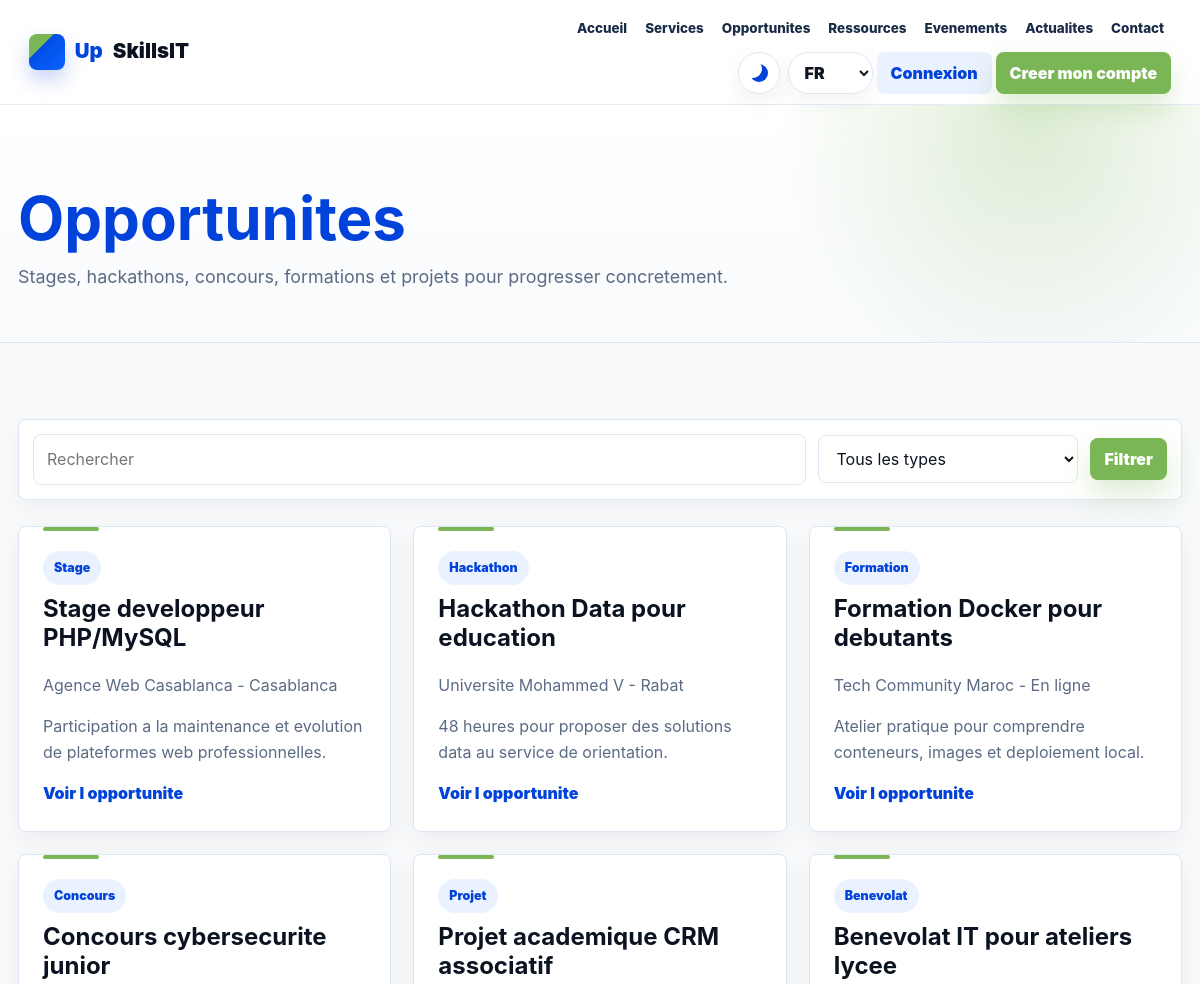
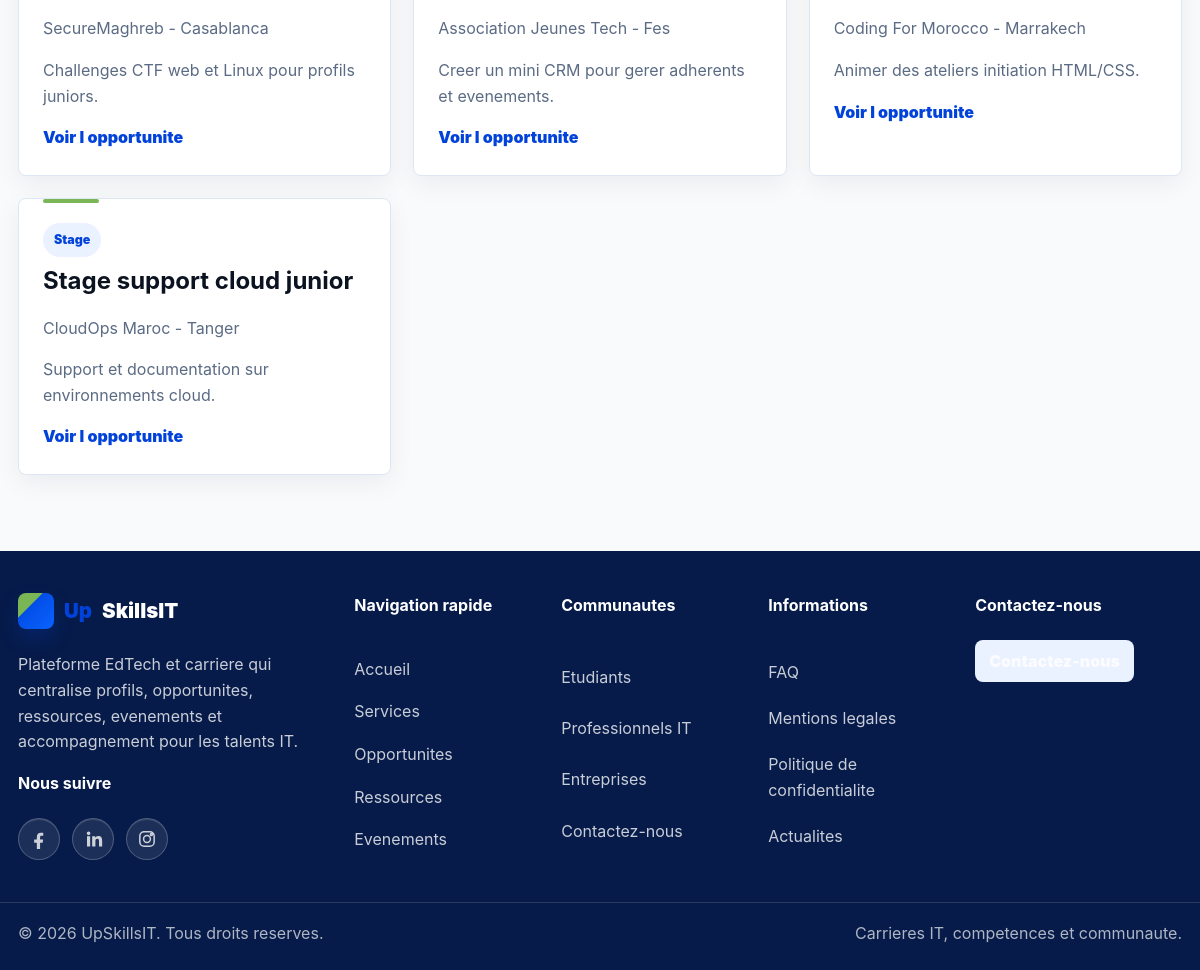
The page /opportunites on the database its author committed (2 pictures, top to bottom).
### tables this page shows
CREATE TABLE opportunities (
  id BIGINT UNSIGNED AUTO_INCREMENT PRIMARY KEY,
  title VARCHAR(190) NOT NULL,
  type VARCHAR(80) NOT NULL,
  organism VARCHAR(190) NOT NULL,
  description TEXT NOT NULL,
  target_profile TEXT,
  skills TEXT,
  location VARCHAR(150),
  deadline DATE,
  application_method TEXT,
  application_link VARCHAR(255),
  company_user_id BIGINT UNSIGNED NULL,
  status ENUM('draft','published','closed') NOT NULL DEFAULT 'draft',
  published_at DATETIME NULL,
  created_at TIMESTAMP DEFAULT CURRENT_TIMESTAMP,
  updated_at TIMESTAMP DEFAULT CURRENT_TIMESTAMP ON UPDATE CURRENT_TIMESTAMP,
  INDEX idx_opportunities_status_deadline (status,deadline),
  INDEX idx_opportunities_type_location (type,location),
  INDEX idx_opportunities_company (company_user_id),
  FOREIGN KEY(company_user_id) REFERENCES users(id) ON DELETE SET NULL
);

### app/Core/Controller.php (called while the page is built, shortened)
<?php
abstract class Controller
{
    protected function view(string $view, array $data = [], string $layout = 'main'): void
    {
        extract($data, EXTR_SKIP);
        $viewPath = APP_PATH . '/Views/' . $view . '.php';
        require $viewPath;
    }
}

### app/Controllers/PublicController.php (called while the page is built, shortened)
<?php
final class PublicController extends Controller
{
    public function opportunities(): void { $this->view('public/opportunities', ['title' => t('nav.opportunities'), 'items' => (new Content())->opportunities($_GET)]); }
}

### public/index.php (called while the page is built, shortened)
<?php
require dirname(__DIR__) . '/app/bootstrap.php';
$router = new Router();
$router->get('/', [PublicController::class, 'home']);
$router->get('/a-propos', [PublicController::class, 'page']);
$router->get('/services', [PublicController::class, 'page']);
$router->get('/etudiants', [PublicController::class, 'page']);
$router->get('/professionnels-it', [PublicController::class, 'page']);
$router->get('/entreprises', [PublicController::class, 'page']);
$router->get('/contact', [PublicController::class, 'contact']);
$router->post('/contact', [PublicController::class, 'sendContact']);
$router->get('/faq', [PublicController::class, 'faq']);
$router->get('/mentions-legales', [PublicController::class, 'legal']);
$router->get('/politique-confidentialite', [PublicController::class, 'privacy']);
$router->get('/actualites', [PublicController::class, 'articles']);
$router->get('/actualite/{id}', [PublicController::class, 'article']);
$router->get('/opportunites', [PublicController::class, 'opportunities']);
$router->get('/opportunite/{id}', [PublicController::class, 'opportunity']);
$router->get('/ressources', [PublicController::class, 'resources']);
$router->get('/ressource/{id}', [PublicController::class, 'resource']);
$router->get('/evenements', [PublicController::class, 'events']);
$router->get('/evenement/{id}', [PublicController::class, 'event']);
$router->post('/evenement/{id}/inscription', [PublicController::class, 'registerEvent']);
$router->get('/inscription', [AuthController::class, 'registerForm']);
$router->post('/inscription', [AuthController::class, 'register']);
$router->get('/connexion', [AuthController::class, 'loginForm']);
$router->post('/connexion', [AuthController::class, 'login']);
$router->post('/deconnexion', [AuthController::class, 'logout']);
$router->get('/mot-de-passe-oublie', [AuthController::class, 'forgotForm']);
$router->post('/mot-de-passe-oublie', [AuthController::class, 'forgot']);
$router->get('/reinitialiser-mot-de-passe/{token}', [AuthController::class, 'resetForm']);
$router->post('/reinitialiser-mot-de-passe/{token}', [AuthController::class, 'reset']);
$router->get('/compte', [AuthController::class, 'account']);
$router->post('/compte', [AuthController::class, 'updateAccount']);
$router->post('/compte/supprimer', [AuthController::class, 'deleteAccount']);
$router->get('/dashboard', [DashboardController::class, 'index']);
$router->get('/profil', [DashboardController::class, 'profile']);
$router->post('/profil', [DashboardController::class, 'saveProfile']);
$router->get('/candidatures', [DashboardController::class, 'applications']);
$router->get('/notifications', [DashboardController::class, 'notifications']);
$router->post('/opportunite/{id}/candidater', [DashboardController::class, 'applyOpportunity']);
$router->get('/professionnel', [ProfessionnelController::class, 'index']);
$router->get('/professionnel/profil', [ProfessionnelController::class, 'profile']);
$router->post('/professionnel/profil', [ProfessionnelController::class, 'saveProfile']);
$router->get('/professionnel/competences', [ProfessionnelController::class, 'skills']);
$router->get('/professionnel/experiences', [ProfessionnelController::class, 'experiences']);
$router->get('/professionnel/projets', [ProfessionnelController::class, 'projects']);
$router->post('/professionnel/experiences', [ProfessionnelController::class, 'saveExperience']);
$router->post('/professionnel/experiences/{id}/delete', [ProfessionnelController::class, 'deleteExperience']);
$router->post('/professionnel/projets', [ProfessionnelController::class, 'saveProject']);
$router->post('/professionnel/projets/{id}/delete', [ProfessionnelController::class, 'deleteProject']);
$router->get('/professionnel/opportunites', [ProfessionnelController::class, 'opportunities']);
$router->post('/professionnel/opportunites/{id}/candidater', [ProfessionnelController::class, 'applyOpportunity']);
$router->get('/professionnel/candidatures', [ProfessionnelController::class, 'applications']);
$router->get('/professionnel/ressources', [ProfessionnelController::class, 'resources']);
$router->get('/professionnel/evenements', [ProfessionnelController::class, 'events']);
$router->get('/professionnel/notifications', [ProfessionnelController::class, 'notifications']);
$router->get('/professionnel/parametres', [ProfessionnelController::class, 'settings']);
$router->get('/entreprise', [EntrepriseController::class, 'index']);
$router->get('/entreprise/profil', [EntrepriseController::class, 'profile']);
$router->post('/entreprise/profil', [EntrepriseController::class, 'saveProfile']);
$router->get('/entreprise/opportunites/creer', [EntrepriseController::class, 'createOpportunity']);
$router->get('/entreprise/opportunites', [EntrepriseController::class, 'opportunities']);
$router->post('/entreprise/opportunites', [EntrepriseController::class, 'saveOpportunity']);
$router->post('/entreprise/opportunites/{id}/status', [EntrepriseController::class, 'statusOpportunity']);
$router->post('/entreprise/opportunites/{id}/delete', [EntrepriseController::class, 'deleteOpportunity']);
$router->get('/entreprise/candidatures', [EntrepriseController::class, 'applications']);
$router->post('/entreprise/candidatures/{id}/status', [EntrepriseController::class, 'applicationStatus']);
$router->get('/entreprise/profils', [EntrepriseController::class, 'talents']);
$router->get('/entreprise/evenements', [EntrepriseController::class, 'events']);
$router->get('/entreprise/parametres', [EntrepriseController::class, 'settings']);
$router->get('/admin', [AdminController::class, 'index']);
$router->get('/admin/users', [AdminController::class, 'users']);
$router->post('/admin/users/{id}/status', [AdminController::class, 'userStatus']);
$router->post('/admin/users/{id}/delete', [AdminController::class, 'deleteUser']);
$router->get('/admin/opportunites', [AdminController::class, 'opportunities']);
$router->post('/admin/opportunites', [AdminController::class, 'saveOpportunity']);
$router->post('/admin/opportunites/{id}/status', [AdminController::class, 'statusOpportunity']);
$router->post('/admin/opportunites/{id}/delete', [AdminController::class, 'deleteOpportunity']);
$router->get('/admin/opportunities', [AdminController::class, 'opportunities']);
$router->post('/admin/opportunities', [AdminController::class, 'saveOpportunity']);
$router->post('/admin/opportunities/{id}/status', [AdminController::class, 'statusOpportunity']);
$router->post('/admin/opportunities/{id}/delete', [AdminController::class, 'deleteOpportunity']);
$router->get('/admin/ressources', [AdminController::class, 'resources']);
$router->post('/admin/ressources', [AdminController::class, 'saveResource']);
$router->post('/admin/ressources/{id}/status', [AdminController::class, 'statusResource']);
$router->post('/admin/ressources/{id}/delete', [AdminController::class, 'deleteResource']);
$router->get('/admin/resources', [AdminController::class, 'resources']);
$router->post('/admin/resources', [AdminController::class, 'saveResource']);
$router->post('/admin/resources/{id}/status', [AdminController::class, 'statusResource']);
$router->post('/admin/resources/{id}/delete', [AdminController::class, 'deleteResource']);
$router->get('/admin/evenements', [AdminController::class, 'events']);
$router->post('/admin/evenements', [AdminController::class, 'saveEvent']);
$router->post('/admin/evenements/{id}/status', [AdminController::class, 'statusEvent']);
$router->post('/admin/evenements/{id}/delete', [AdminController::class, 'deleteEvent']);
$router->get('/admin/events', [AdminController::class, 'events']);
$router->post('/admin/events', [AdminController::class, 'saveEvent']);
$router->post('/admin/events/{id}/status', [AdminController::class, 'statusEvent']);
$router->post('/admin/events/{id}/delete', [AdminController::class, 'deleteEvent']);
$router->get('/admin/articles', [AdminController::class, 'articles']);
$router->post('/admin/articles', [AdminController::class, 'saveArticle']);
$router->post('/admin/articles/{id}/status', [AdminController::class, 'statusArticle']);
$router->post('/admin/articles/{id}/delete', [AdminController::class, 'deleteArticle']);
$router->get('/admin/statistiques', [AdminController::class, 'statistics']);
$router->get('/admin/parametres', [AdminController::class, 'settings']);
$router->get('/admin/messages', [AdminController::class, 'messages']);
$router->post('/admin/messages/{id}/status', [AdminController::class, 'messageStatus']);
$router->get('/admin/notifications', [AdminController::class, 'notifications']);
$router->dispatch($_SERVER['REQUEST_METHOD'], $_SERVER['REQUEST_URI']);

### app/Core/Session.php (called while the page is built, shortened)
<?php
final class Session
{
    public static function get(string $key, mixed $default = null): mixed
    {
        return $_SESSION[$key] ?? $default;
    }
}

### app/bootstrap.php (called while the page is built, shortened)
<?php
spl_autoload_register(function (string $class): void {
    $prefix = 'App\\';
    if (str_starts_with($class, $prefix)) {
        $path = APP_PATH . '/' . str_replace('\\', '/', substr($class, strlen($prefix))) . '.php';
    }
});
function config(string $key, mixed $default = null): mixed
{
    $value = CONFIG;
    foreach (explode('.', $key) as $segment) {
        $value = $value[$segment];
    }
    return $value;
}
function url(string $path = ''): string
{
    $base = rtrim((string) config('base_url', ''), '/');
    return $base . '/' . ltrim($path, '/');
}
function e(mixed $value): string
{
    return htmlspecialchars((string) $value, ENT_QUOTES | ENT_SUBSTITUTE, 'UTF-8');
}
function current_lang(): string
{
    $lang = App\Core\Session::get('lang', $_COOKIE['UPSKILLSIT_LANG'] ?? 'fr');
    return in_array($lang, ['fr', 'en'], true) ? $lang : 'fr';
}
function translations(): array
{
    static $translations = [];
    $lang = current_lang();
    if (!isset($translations[$lang])) {
        $path = APP_PATH . '/lang/' . $lang . '.php';
        $translations[$lang] = is_file($path) ? require $path : [];
    }
    return $translations[$lang];
}
function t(string $key, ?string $fallback = null): string
{
    $value = translations();
    foreach (explode('.', $key) as $segment) {
        $value = $value[$segment];
    }
    return is_scalar($value) ? (string) $value : ($fallback ?? $key);
}

### app/Core/Model.php (called while the page is built, shortened)
<?php
abstract class Model
{
    protected PDO $db;
    public function __construct()
    {
        $this->db = Database::pdo();
    }
    protected function all(string $sql, array $params = []): array
    {
        $stmt = $this->db->prepare($sql);
        $stmt->execute($params);
        return $stmt->fetchAll();
    }
}

### app/Core/Database.php (called while the page is built, shortened)
<?php
final class Database
{
    private static ?PDO $pdo = null;
    public static function pdo(): PDO
    {
        $db = config('db');
        $dsn = sprintf('mysql:host=%s;port=%s;dbname=%s;charset=%s', $db['host'], $db['port'], $db['name'], $db['charset']);
        try {
            self::$pdo = new PDO($dsn, $db['user'], $db['pass'], [
                PDO::ATTR_ERRMODE => PDO::ERRMODE_EXCEPTION,
                PDO::ATTR_DEFAULT_FETCH_MODE => PDO::FETCH_ASSOC,
                PDO::ATTR_EMULATE_PREPARES => false,
            ]);
        } catch (PDOException $e) {
            error_log($e->getMessage());
            http_response_code(500);
            require APP_PATH . '/Views/errors/500.php';
            exit;
        }
        return self::$pdo;
    }
}

### app/Models/Content.php (called while the page is built, shortened)
<?php
final class Content extends Model
{
    public function opportunities(array $filters = []): array
    {
        [$where, $params] = $this->filters($filters, ['type','status','location'], ['title','organism','description','skills']);
        if (!array_key_exists('admin', $filters)) {
            $where .= ($where ? ' AND ' : 'WHERE ') . '(deadline IS NULL OR deadline >= CURDATE())';
        }
        return $this->all('SELECT * FROM opportunities ' . $where . ' ORDER BY published_at DESC, created_at DESC LIMIT 60', $params);
    }
    private function filters(array $filters, array $exact, array $search, string $prefix = ''): array
    {
        $where = [];
        $params = [];
        if (!array_key_exists('admin', $filters)) {
            $where[] = "{$prefix}status='published'";
        }
        return [$where ? 'WHERE ' . implode(' AND ', $where) : '', $params];
    }
}

### app/Views/public/opportunities.php (the view, shortened to what this page needs)
<section class="page-hero">
    <h1><?= e(t('pages.opportunities_title')) ?></h1>
    <p><?= e(t('pages.opportunities_intro')) ?></p>
</section>
<section class="section">
    <form class="filters">
        <input name="q" value="<?= e($_GET['q'] ?? '') ?>" placeholder="<?= e(t('ui.search')) ?>">
        <select name="type">
            <option value=""><?= e(t('ui.all_types')) ?></option>
        </select>
        <button class="btn btn-primary"><?= e(t('ui.filter')) ?></button>
    </form>
    <div class="grid-3">
        <?php foreach ($items as $item): ?>
            <article class="card">
                <span class="badge"><?= e($item['type']) ?></span>
                <h2><?= e($item['title']) ?></h2>
                <p><?= e($item['organism']) ?> - <?= e($item['location']) ?></p>
                <p><?= e(mb_strimwidth($item['description'], 0, 130, '...')) ?></p>
                <a href="<?= url('/opportunite/' . $item['id']) ?>"><?= e(t('ui.view_opportunity')) ?></a>
            </article>
        <?php endforeach; ?>
    </div>
</section>

### app/Core/Router.php (shortened to what this page needs)
<?php
final class Router
{
    private array $routes = [];
    private function add(string $method, string $path, array $handler): void
    {
        $pattern = preg_replace('#\{([a-zA-Z_][a-zA-Z0-9_]*)\}#', '(?P<$1>[^/]+)', rtrim($path, '/') ?: '/');
        $this->routes[] = compact('method', 'path', 'handler') + ['pattern' => '#^' . $pattern . '$#'];
    }
    public function dispatch(string $method, string $uri): void
    {
        $path = parse_url($uri, PHP_URL_PATH) ?: '/';
        $path = rtrim($path, '/') ?: '/';
        foreach ($this->routes as $route) {
            if ($route['method'] === $method && preg_match($route['pattern'], $path, $matches)) {
                [$class, $action] = $route['handler'];
                $params = array_filter($matches, 'is_string', ARRAY_FILTER_USE_KEY);
                (new $class())->$action(...array_values($params));
                return;
            }
        }
    }
}

### rows shown on the page
opportunities: type "Stage", title "Stage developpeur PHP/MySQL", organism "Agence Web Casablanca", location "Casablanca", description "Participation a la maintenance et evolution de plateformes web professionnelles."
opportunities: type "Hackathon", title "Hackathon Data pour education", organism "Universite Mohammed V", location "Rabat", description "48 heures pour proposer des solutions data au service de orientation."
opportunities: type "Formation", title "Formation Docker pour debutants", organism "Tech Community Maroc", location "En ligne", description "Atelier pratique pour comprendre conteneurs, images et deploiement local."
opportunities: type "Concours", title "Concours cybersecurite junior", organism "SecureMaghreb", location "Casablanca", description "Challenges CTF web et Linux pour profils juniors."
opportunities: type "Projet", title "Projet academique CRM associatif", organism "Association Jeunes Tech", location "Fes", description "Creer un mini CRM pour gerer adherents et evenements."
opportunities: type "Benevolat", title "Benevolat IT pour ateliers lycee", organism "Coding For Morocco", location "Marrakech", description "Animer des ateliers initiation HTML/CSS."
opportunities: type "Stage", title "Stage support cloud junior", organism "CloudOps Maroc", location "Tanger", description "Support et documentation sur environnements cloud."

### other values the page prints
form field type "Tous les types"
